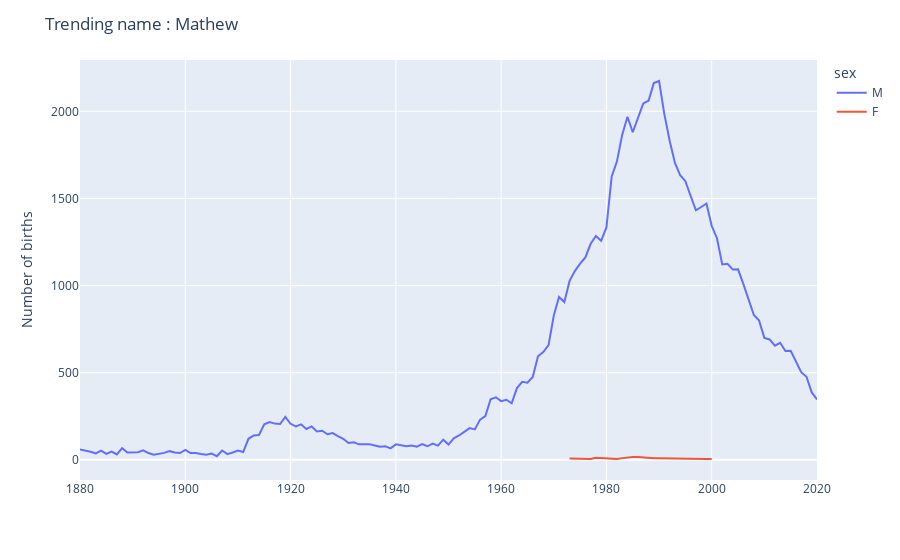

Here is the notebook cell this chart was saved with:
### Code cell
# plot the movement in number of babies by specific name

pd.options.plotting.backend='plotly' # please use plotly for interactive plots

def plot_name_trends(name):
    fig = (
        babynames
            .query('name == @name')
            .sort_values(by='year')
            .reset_index(drop=True)
            .plot.line(x='year', y='births', color='sex')
    )

    fig.update_layout(
        title=f"Trending name : {name}",
        xaxis_title=None,
        yaxis_title='Number of births'

    )
    return fig

plot_name_trends("Mathew")

### Figure 1 — Plotly figure (JSON) as saved in the notebook; plotly's stock layout.template omitted (floating-point values rounded to 4 significant figures; data arrays with more than 128 entries replaced by an {"elided": "..."} marker saying what was removed)
{"data": [{"hovertemplate": "sex=M<br>year=%{x}<br>births=%{y}<extra></extra>", "legendgroup": "M", "line": {"color": "#636efa", "dash": "solid"}, "mode": "lines", "name": "M", "orientation": "v", "showlegend": true, "type": "scatter", "x": {"elided": "141 int values"}, "xaxis": "x", "y": {"elided": "141 int values"}, "yaxis": "y"}, {"hovertemplate": "sex=F<br>year=%{x}<br>births=%{y}<extra></extra>", "legendgroup": "F", "line": {"color": "#EF553B", "dash": "solid"}, "mode": "lines", "name": "F", "orientation": "v", "showlegend": true, "type": "scatter", "x": [1973, 1974, 1975, 1976, 1977, 1978, 1979, 1980, 1982, 1983, 1984, 1985, 1986, 1987, 1988, 1989, 1990, 1991, 1992, 1993, 1999, 2000], "xaxis": "x", "y": [8, 8, 7, 5, 5, 12, 11, 7, 5, 10, 15, 17, 17, 14, 9, 9, 10, 9, 8, 11, 5, 5], "yaxis": "y"}], "layout": {"autosize": true, "legend": {"title": {"text": "sex"}, "tracegroupgap": 0}, "margin": {"t": 60}, "title": {"text": "Trending name : Mathew"}, "xaxis": {"anchor": "y", "autorange": true, "domain": [0, 1], "range": [1880, 2020], "title": {}, "type": "linear"}, "yaxis": {"anchor": "x", "autorange": true, "domain": [0, 1], "range": [-115.5, 2294.0], "title": {"text": "Number of births"}, "type": "linear"}}}
